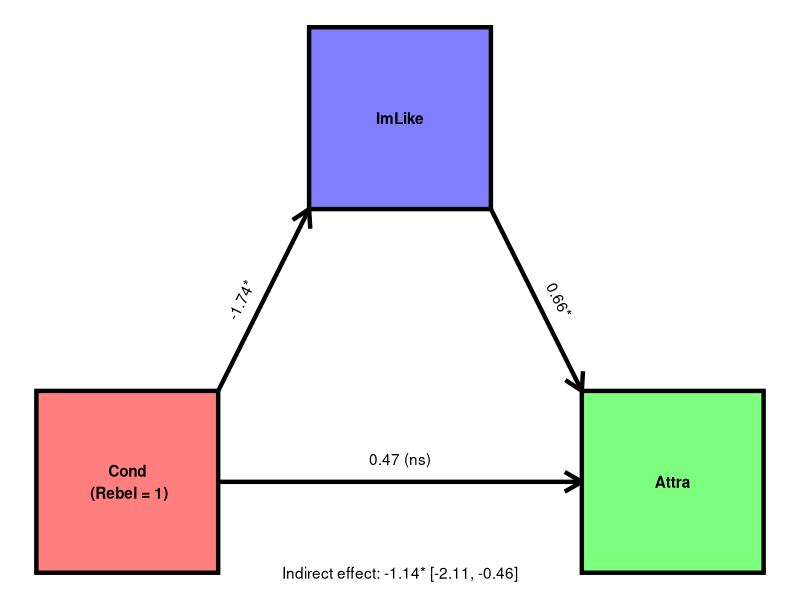

Write R code to recreate this figure.
## ---- chunk 1

library(dplyr)
library(tidyr)
library(haven)
library(broom)
library(ggplot2)
# library(QuantPsyc) ##standardized coefficients
## https://stackoverflow.com/questions/24305271/extracting-standardized-coefficients-from-lm-in-r
## https://cran.r-project.org/web/packages/ggdag/vignettes/intro-to-dags.html
## https://r-causal.github.io/ggdag/

#read
ESSDat<-haven::read_sav("Week6assignment_pt1.sav")

#drop missing and centre predictors

ESSDat<-ESSDat %>% 
  filter(inprdsc<=6 & agea!=999 & stflife<=10) %>% 
  mutate(ageaMeanCent=agea-mean(agea)) %>% 
  mutate(inprdscMeanCent=inprdsc-mean(inprdsc)) %>% 
  mutate(agea1SDAbCent=ageaMeanCent-sd(agea)) %>% #mod 1sd above
  mutate(agea1SDBeCent=ageaMeanCent+sd(agea)) %>%  #mod 1sd below
  mutate(ageaStandard=(agea-mean(agea))/sd(agea)) %>% 
  mutate(inprdscStandard=(inprdsc-mean(inprdsc))/sd(inprdsc)) %>% 
  mutate(agea1StandardSDAbCent=ageaStandard-1) %>% #mod 1sd above
  mutate(agea1StandardSDBeCent=ageaStandard+1) %>%   #mod 1sd below
  mutate(stflifeStandard=(stflife-mean(stflife)/sd(stflife)))


Model1<-lm(stflife~inprdscMeanCent*ageaMeanCent,data=ESSDat)
Model1Tab<-broom::tidy(Model1,conf.int = T)
names(Model1Tab)<-c("Term","b","SE","t","p","CIlo","CIhi")
Model1Tab<-Model1Tab %>% 
  mutate(p=replace(p,p<.001,"<.001"))
Model1Tidy<-knitr::kable(Model1Tab,align=('ccccccc'),digits=4)

UncentModel<-lm(stflife~inprdsc*agea,data=ESSDat)
UncentModelTab<-broom::tidy(UncentModel,conf.int = T)
names(UncentModelTab)<-c("Term","b","SE","t","p","CIlo","CIhi")
UncentModelTab<-UncentModelTab %>% 
  mutate(p=replace(p,p<.001,"<.001"))
UncentModelTidy<-knitr::kable(UncentModelTab,align=('ccccccc'),digits=4)

Model2<-lm(stflife~inprdscMeanCent*agea1SDAbCent,data=ESSDat)
Model2Tab<-broom::tidy(Model2)
names(Model2Tab)<-c("Term","b","SE","t","p","CIlo","CIhi")
Model2Tab<-Model2Tab %>% 
  mutate(p=replace(p,p<.001,"<.001"))
Model2Tidy<-knitr::kable(Model2Tab,align=('ccccccc'))


Model3<-lm(stflife~inprdscMeanCent*agea1SDBeCent,data=ESSDat)
Model3Tab<-broom::tidy(Model3)
names(Model3Tab)<-c("Term","b","SE","t","p","CIlo","CIhi")
Model3Tab<-Model3Tab %>% 
  mutate(p=replace(p,p<.001,"<.001"))
Model3Tidy<-knitr::kable(Model3Tab,align=('ccccccc'))

##### Standardized Coeffs
Model1Stan<-lm(stflifeStandard~inprdscStandard*ageaStandard,data=ESSDat)
Model1StanTab<-broom::tidy(Model1Stan,conf.int = T)
names(Model1StanTab)<-c("Term","b","SE","t","p","CIlo","CIhi")
Model1StanTidy<-knitr::kable(Model1StanTab,align=('ccccccc'))

Model2Stan<-lm(stflifeStandard~inprdscStandard*agea1StandardSDAbCent,data=ESSDat)
Model2StanTab<-broom::tidy(Model2Stan)

Model3Stan<-lm(stflifeStandard~inprdscStandard*agea1StandardSDBeCent,data=ESSDat)
Model3StanTab<-broom::tidy(Model3Stan)
## ---- chunk 2
Model1Tidy
## ---- chunk 3
plot<-ggplot() +
  theme_void() +
  geom_rect(aes(xmin = 1, xmax = 3, ymin = 1, ymax = 3), colour = "black",
            fill = "red", alpha = .5, linewidth = 1.5) +
  geom_rect(aes(xmin = 4, xmax = 6, ymin = 5, ymax = 7), colour = "black",
            fill = "blue", alpha = .5, linewidth = 1.5) +
  geom_rect(aes(xmin = 7, xmax = 9, ymin = 1, ymax = 3), colour = "black",
            fill = "green", alpha = .5, linewidth = 1.5) +
  geom_segment(aes(x = 3, y = 3, xend = 4, yend = 5), linewidth = 1.5,
               arrow = arrow(length = unit(.5,"cm"))) +
  geom_segment(aes(x = 6, y = 5, xend = 7, yend = 3), linewidth = 1.5,
               arrow = arrow(length = unit(.5,"cm"))) +
  geom_segment(aes(x = 3, y = 2, xend = 7, yend = 2), linewidth = 1.5,
               arrow = arrow(length = unit(.5,"cm"))) +
  geom_text(aes(x = 2, y = 2 , label = "Cond\n (Rebel = 1)"), 
            colour = "black", fontface = "bold") +
  geom_text(aes(x = 8, y = 2 , label = "Attra"), colour = "black",
            fontface = "bold") +
  geom_text(aes(x = 5, y = 6 , label = "ImLike"), colour = "black",
            fontface = "bold") +
  geom_text(aes(x = 5, y = 2.25 , label = "0.47 (ns)")) +
  geom_text(aes(x = 3.25, y = 4 , label = "-1.74*"), angle = atan2(2,1) * (180 / pi)) +
  geom_text(aes(x = 6.75, y = 4 , label = "0.66*"), angle = 360 - atan2(2,1) * (180 / pi)) +
  geom_text(aes(x = 5, y = 1 , label = "Indirect effect: -1.14* [-2.11, -0.46]"))

ggsave("SRMP_Assignment7_eigenmeddiag.png",plot)

# ![](SRMP_Assignment7_meddiag.png){width=50% fig-align='center'}
